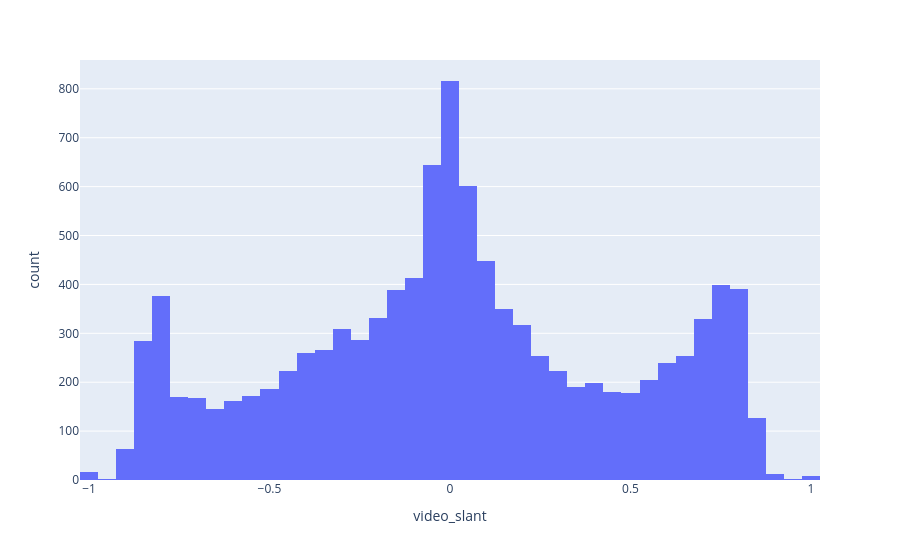

The code cell stored with this chart in its notebook:
### Code cell
px.histogram(vid_grouped, x = "video_slant")

### Figure 1 — Plotly figure (JSON) as saved in the notebook; plotly's stock layout.template omitted (floating-point values rounded to 4 significant figures; data arrays with more than 128 entries replaced by an {"elided": "..."} marker saying what was removed)
{"data": [{"bingroup": "x", "hovertemplate": "video_slant=%{x}<br>count=%{y}<extra></extra>", "legendgroup": "", "marker": {"color": "#636efa", "pattern": {"shape": ""}}, "name": "", "orientation": "v", "showlegend": false, "type": "histogram", "x": {"elided": "10583 float values"}, "xaxis": "x", "yaxis": "y"}], "layout": {"barmode": "relative", "legend": {"tracegroupgap": 0}, "margin": {"t": 60}, "xaxis": {"anchor": "y", "domain": [0, 1], "title": {"text": "video_slant"}}, "yaxis": {"anchor": "x", "domain": [0, 1], "title": {"text": "count"}}}}
